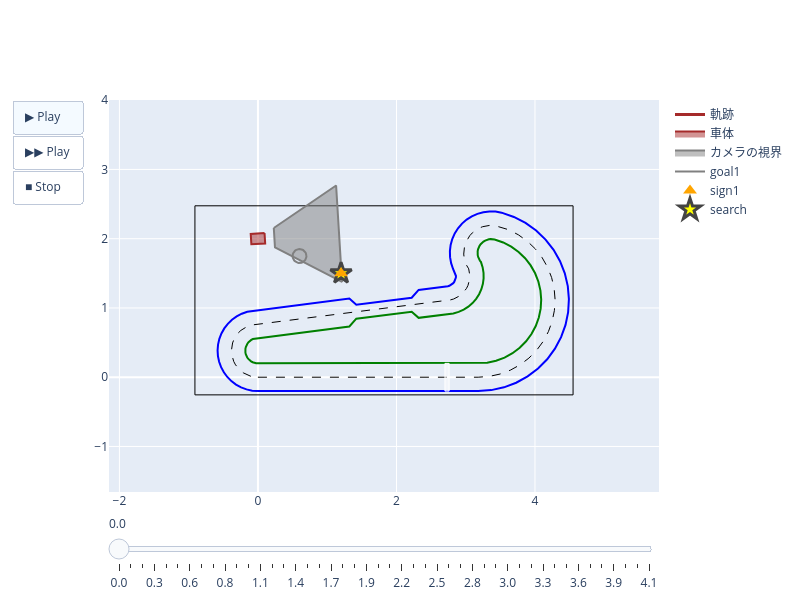

The cell this chart's notebook holds for it:
### Code cell
class Tutorial2(Tutorial2Base):
    @staticmethod
    def command_func(alive, *, move, rotate, search, wait, **kwargs):
        ######## ここから下に「標識の方を向く」プログラムを書こう
        pos = search()
        rotate(w=90.0, t=1.0)  # 書き方の例
        wait()
        ######## ここより上に「標識の方を向く」プログラムを書こう

        ######## ここから下に「標識までの半分の距離だけ前進する」プログラムを書こう
        pos = search()
        move(v=0.2, t=3.0)  # 書き方の例
        wait()
        ######## ここより上に「標識までの半分の距離だけ前進する」プログラムを書こう
        ######## プログラムを書いた後にセルを実行し結果を確認しよう


start(Tutorial2())

### Figure 1 — Plotly figure (JSON) as saved in the notebook; plotly's stock layout.template omitted (floating-point values rounded to 4 significant figures)
{"data": [{"fill": "none", "line": {"color": "black", "dash": "dash", "width": 1}, "mode": "lines", "name": "lane_center", "showlegend": false, "type": "scatter", "x": [0.0, 3.18, 3.339, 3.495, 3.645, 3.785, 3.912, 4.024, 4.119, 4.194, 4.248, 4.281, 4.29, 4.276, 4.24, 4.182, 4.103, 4.005, 3.89, 3.76, 3.618, 3.467, 3.411, 3.354, 3.298, 3.242, 3.19, 3.141, 3.097, 3.058, 3.026, 3.001, 2.983, 2.973, 2.971, 2.977, 2.992, 3.014, 3.043, 3.054, 3.059, 3.057, 3.048, 3.033, 3.011, 2.983, 2.95, 2.912, 2.871, 2.826, 2.778, 2.73, -0.04749, -0.1014, -0.1532, -0.2019, -0.2464, -0.2858, -0.3193, -0.3463, -0.3661, -0.3784, -0.3829, -0.3795, -0.3682, -0.3494, -0.3234, -0.2907, -0.252, -0.2081, -0.16, -0.1085, -0.05482, -1.172e-16], "y": [0.0, 3.894e-16, 0.01149, 0.04571, 0.102, 0.1791, 0.2755, 0.3891, 0.5177, 0.6585, 0.8087, 0.9651, 1.125, 1.284, 1.439, 1.588, 1.727, 1.853, 1.963, 2.056, 2.13, 2.182, 2.192, 2.194, 2.187, 2.173, 2.151, 2.121, 2.085, 2.044, 1.997, 1.946, 1.891, 1.835, 1.778, 1.722, 1.667, 1.614, 1.565, 1.517, 1.469, 1.42, 1.372, 1.325, 1.282, 1.241, 1.205, 1.174, 1.149, 1.129, 1.116, 1.11, 0.7628, 0.7521, 0.7338, 0.7082, 0.676, 0.6377, 0.5941, 0.5462, 0.4949, 0.4414, 0.3866, 0.3317, 0.2779, 0.2263, 0.1779, 0.1337, 0.09463, 0.06152, 0.03503, 0.0157, 0.00395, 5e-06]}, {"fill": "none", "line": {"color": "green", "dash": "solid", "width": 2}, "mode": "lines", "name": "lane_inner", "showlegend": false, "type": "scatter", "x": [-2.449e-17, 3.18, 3.18, 3.31, 3.438, 3.561, 3.675, 3.78, 3.872, 3.949, 4.011, 4.056, 4.082, 4.09, 4.079, 4.049, 4.002, 3.937, 3.857, 3.763, 3.657, 3.541, 3.418, 3.418, 3.39, 3.362, 3.334, 3.307, 3.281, 3.257, 3.235, 3.216, 3.2, 3.187, 3.178, 3.172, 3.171, 3.173, 3.18, 3.19, 3.203, 3.22, 3.22, 3.244, 3.257, 3.258, 3.248, 3.226, 3.193, 3.151, 3.098, 3.038, 2.971, 2.898, 2.821, 2.742, 2.755, 2.32, 2.22, 1.42, 1.32, -0.02269, -0.02268, -0.04843, -0.07319, -0.09643, -0.1177, -0.1365, -0.1525, -0.1654, -0.1749, -0.1807, -0.1829, -0.1812, -0.1759, -0.1669, -0.1545, -0.1388, -0.1204, -0.09942, -0.07641, -0.05183, -0.02619, -8.049e-17, -2.449e-17], "y": [0.2, 0.2, 0.2, 0.2094, 0.2374, 0.2835, 0.3466, 0.4255, 0.5185, 0.6238, 0.7391, 0.8621, 0.9902, 1.121, 1.251, 1.379, 1.5, 1.614, 1.718, 1.809, 1.885, 1.945, 1.988, 1.988, 1.993, 1.994, 1.991, 1.983, 1.973, 1.958, 1.941, 1.92, 1.897, 1.872, 1.846, 1.818, 1.79, 1.762, 1.735, 1.709, 1.684, 1.662, 1.662, 1.586, 1.507, 1.427, 1.348, 1.271, 1.198, 1.131, 1.071, 1.018, 0.9755, 0.9427, 0.9209, 0.9104, 0.9116, 0.8572, 0.9455, 0.8455, 0.7322, 0.5644, 0.5644, 0.5592, 0.5505, 0.5383, 0.5229, 0.5046, 0.4838, 0.4609, 0.4364, 0.4108, 0.3847, 0.3585, 0.3328, 0.3081, 0.285, 0.2639, 0.2452, 0.2294, 0.2167, 0.2075, 0.2019, 0.2, 0.2]}, {"fill": "none", "line": {"color": "blue", "dash": "solid", "width": 2}, "mode": "lines", "name": "lane_outer", "showlegend": false, "type": "scatter", "x": [2.449e-17, 3.18, 3.18, 3.368, 3.552, 3.729, 3.894, 4.044, 4.176, 4.288, 4.377, 4.441, 4.479, 4.49, 4.474, 4.431, 4.362, 4.269, 4.153, 4.017, 3.863, 3.696, 3.517, 3.517, 3.43, 3.342, 3.254, 3.169, 3.088, 3.013, 2.946, 2.889, 2.841, 2.806, 2.782, 2.772, 2.774, 2.789, 2.817, 2.857, 2.857, 2.859, 2.858, 2.853, 2.845, 2.834, 2.82, 2.803, 2.784, 2.764, 2.742, 2.742, 2.32, 2.22, 1.42, 1.32, -0.0723, -0.0723, -0.1544, -0.2333, -0.3073, -0.3751, -0.4351, -0.4862, -0.5272, -0.5574, -0.576, -0.5829, -0.5777, -0.5606, -0.5319, -0.4923, -0.4425, -0.3836, -0.3169, -0.2435, -0.1652, -0.08346, -1.54e-16, 2.449e-17], "y": [-0.2, -0.2, -0.2, -0.1864, -0.146, -0.07956, 0.01153, 0.1254, 0.2596, 0.4115, 0.5778, 0.7552, 0.9399, 1.128, 1.316, 1.5, 1.675, 1.839, 1.988, 2.118, 2.228, 2.314, 2.376, 2.376, 2.391, 2.393, 2.383, 2.359, 2.323, 2.276, 2.218, 2.151, 2.076, 1.995, 1.91, 1.822, 1.734, 1.647, 1.563, 1.484, 1.484, 1.461, 1.439, 1.417, 1.395, 1.376, 1.358, 1.342, 1.33, 1.32, 1.313, 1.313, 1.26, 1.147, 1.047, 1.135, 0.9613, 0.9613, 0.945, 0.9171, 0.8782, 0.8291, 0.7708, 0.7045, 0.6315, 0.5535, 0.4719, 0.3885, 0.305, 0.2231, 0.1445, 0.07078, 0.003508, -0.05594, -0.1064, -0.1467, -0.1761, -0.194, -0.2, -0.2]}, {"fill": "none", "line": {"color": "black", "dash": "solid", "width": 1}, "mode": "lines", "name": "rim", "showlegend": false, "type": "scatter", "x": [-0.91, 4.55, 4.55, -0.91, -0.91], "y": [-0.255, -0.255, 2.475, 2.475, -0.255]}, {"fill": "toself", "line": {"color": "white", "dash": "solid", "width": 1}, "mode": "lines", "name": "start", "showlegend": false, "type": "scatter", "x": [2.7, 2.76, 2.76, 2.7, 2.7], "y": [-0.2, -0.2, 0.2, 0.2, -0.2]}, {"legendrank": 2, "line": {"color": "brown", "width": 3}, "mode": "lines", "name": "軌跡", "type": "scatter", "x": [0], "y": [2]}, {"legendrank": 1, "mode": "lines", "name": "予測軌跡", "type": "scatter", "x": [], "y": []}, {"fill": "toself", "legendrank": 3, "line": {"color": "brown", "width": 2}, "mode": "lines", "name": "車体", "type": "scatter", "x": [0.09523, 0.1044, -0.09523, -0.1044, 0.09523], "y": [2.081, 1.931, 1.919, 2.069, 2.081]}, {"fill": "toself", "legendrank": 4, "line": {"color": "gray", "width": 2}, "mode": "lines", "name": "カメラの視界", "type": "scatter", "x": [0.2286, 1.129, 1.214, 0.2458, 0.2286], "y": [2.155, 2.768, 1.376, 1.874, 2.155]}, {"legendrank": 5, "line": {"color": "gray", "dash": "solid", "width": 2}, "mode": "lines", "name": "goal1", "type": "scatter", "x": [0.7, 0.699, 0.6959, 0.691, 0.6841, 0.6756, 0.6655, 0.6541, 0.6415, 0.6282, 0.6142, 0.6, 0.5858, 0.5718, 0.5585, 0.5459, 0.5345, 0.5244, 0.5159, 0.509, 0.5041, 0.501, 0.5, 0.501, 0.5041, 0.509, 0.5159, 0.5244, 0.5345, 0.5459, 0.5585, 0.5718, 0.5858, 0.6, 0.6142, 0.6282, 0.6415, 0.6541, 0.6655, 0.6756, 0.6841, 0.691, 0.6959, 0.699, 0.7], "y": [1.75, 1.764, 1.778, 1.792, 1.804, 1.815, 1.826, 1.834, 1.841, 1.846, 1.849, 1.85, 1.849, 1.846, 1.841, 1.834, 1.826, 1.815, 1.804, 1.792, 1.778, 1.764, 1.75, 1.736, 1.722, 1.708, 1.696, 1.685, 1.674, 1.666, 1.659, 1.654, 1.651, 1.65, 1.651, 1.654, 1.659, 1.666, 1.674, 1.685, 1.696, 1.708, 1.722, 1.736, 1.75]}, {"legendrank": 7, "marker": {"color": "yellow", "line": {"width": 3}, "size": 16, "symbol": "star"}, "mode": "markers", "name": "search", "type": "scatter", "x": [1.2], "y": [1.5]}, {"legendrank": 8, "marker": {"color": "yellow", "line": {"width": 1}, "size": 16, "symbol": "star"}, "mode": "markers", "name": "search_all", "type": "scatter", "x": [], "y": []}, {"legendrank": 6, "marker": {"color": "orange", "size": 12, "symbol": "triangle-up"}, "mode": "markers", "name": "sign1", "type": "scatter", "x": [1.2], "y": [1.5]}], "layout": {"height": 600, "sliders": [{"steps": [{"args": [["0"], {"frame": {"duration": 0, "redraw": true}, "mode": "immediate"}], "label": "0.0", "method": "animate"}, {"args": [["1"], {"frame": {"duration": 0, "redraw": true}, "mode": "immediate"}], "label": "0.1", "method": "animate"}, {"args": [["2"], {"frame": {"duration": 0, "redraw": true}, "mode": "immediate"}], "label": "0.2", "method": "animate"}, {"args": [["3"], {"frame": {"duration": 0, "redraw": true}, "mode": "immediate"}], "label": "0.3", "method": "animate"}, {"args": [["4"], {"frame": {"duration": 0, "redraw": true}, "mode": "immediate"}], "label": "0.4", "method": "animate"}, {"args": [["5"], {"frame": {"duration": 0, "redraw": true}, "mode": "immediate"}], "label": "0.5", "method": "animate"}, {"args": [["6"], {"frame": {"duration": 0, "redraw": true}, "mode": "immediate"}], "label": "0.6", "method": "animate"}, {"args": [["7"], {"frame": {"duration": 0, "redraw": true}, "mode": "immediate"}], "label": "0.6", "method": "animate"}, {"args": [["8"], {"frame": {"duration": 0, "redraw": true}, "mode": "immediate"}], "label": "0.7", "method": "animate"}, {"args": [["9"], {"frame": {"duration": 0, "redraw": true}, "mode": "immediate"}], "label": "0.8", "method": "animate"}, {"args": [["10"], {"frame": {"duration": 0, "redraw": true}, "mode": "immediate"}], "label": "0.9", "method": "animate"}, {"args": [["11"], {"frame": {"duration": 0, "redraw": true}, "mode": "immediate"}], "label": "1.0", "method": "animate"}, {"args": [["12"], {"frame": {"duration": 0, "redraw": true}, "mode": "immediate"}], "label": "1.1", "method": "animate"}, {"args": [["13"], {"frame": {"duration": 0, "redraw": true}, "mode": "immediate"}], "label": "1.2", "method": "animate"}, {"args": [["14"], {"frame": {"duration": 0, "redraw": true}, "mode": "immediate"}], "label": "1.3", "method": "animate"}, {"args": [["15"], {"frame": {"duration": 0, "redraw": true}, "mode": "immediate"}], "label": "1.4", "method": "animate"}, {"args": [["16"], {"frame": {"duration": 0, "redraw": true}, "mode": "immediate"}], "label": "1.5", "method": "animate"}, {"args": [["17"], {"frame": {"duration": 0, "redraw": true}, "mode": "immediate"}], "label": "1.6", "method": "animate"}, {"args": [["18"], {"frame": {"duration": 0, "redraw": true}, "mode": "immediate"}], "label": "1.7", "method": "animate"}, {"args": [["19"], {"frame": {"duration": 0, "redraw": true}, "mode": "immediate"}], "label": "1.8", "method": "animate"}, {"args": [["20"], {"frame": {"duration": 0, "redraw": true}, "mode": "immediate"}], "label": "1.8", "method": "animate"}, {"args": [["21"], {"frame": {"duration": 0, "redraw": true}, "mode": "immediate"}], "label": "1.9", "method": "animate"}, {"args": [["22"], {"frame": {"duration": 0, "redraw": true}, "mode": "immediate"}], "label": "2.0", "method": "animate"}, {"args": [["23"], {"frame": {"duration": 0, "redraw": true}, "mode": "immediate"}], "label": "2.1", "method": "animate"}, {"args": [["24"], {"frame": {"duration": 0, "redraw": true}, "mode": "immediate"}], "label": "2.2", "method": "animate"}, {"args": [["25"], {"frame": {"duration": 0, "redraw": true}, "mode": "immediate"}], "label": "2.3", "method": "animate"}, {"args": [["26"], {"frame": {"duration": 0, "redraw": true}, "mode": "immediate"}], "label": "2.4", "method": "animate"}, {"args": [["27"], {"frame": {"duration": 0, "redraw": true}, "mode": "immediate"}], "label": "2.5", "method": "animate"}, {"args": [["28"], {"frame": {"duration": 0, "redraw": true}, "mode": "immediate"}], "label": "2.6", "method": "animate"}, {"args": [["29"], {"frame": {"duration": 0, "redraw": true}, "mode": "immediate"}], "label": "2.7", "method": "animate"}, {"args": [["30"], {"frame": {"duration": 0, "redraw": true}, "mode": "immediate"}], "label": "2.8", "method": "animate"}, {"args": [["31"], {"frame": {"duration": 0, "redraw": true}, "mode": "immediate"}], "label": "2.9", "method": "animate"}, {"args": [["32"], {"frame": {"duration": 0, "redraw": true}, "mode": "immediate"}], "label": "2.9", "method": "animate"}, {"args": [["33"], {"frame": {"duration": 0, "redraw": true}, "mode": "immediate"}], "label": "3.0", "method": "animate"}, {"args": [["34"], {"frame": {"duration": 0, "redraw": true}, "mode": "immediate"}], "label": "3.1", "method": "animate"}, {"args": [["35"], {"frame": {"duration": 0, "redraw": true}, "mode": "immediate"}], "label": "3.2", "method": "animate"}, {"args": [["36"], {"frame": {"duration": 0, "redraw": true}, "mode": "immediate"}], "label": "3.3", "method": "animate"}, {"args": [["37"], {"frame": {"duration": 0, "redraw": true}, "mode": "immediate"}], "label": "3.4", "method": "animate"}, {"args": [["38"], {"frame": {"duration": 0, "redraw": true}, "mode": "immediate"}], "label": "3.5", "method": "animate"}, {"args": [["39"], {"frame": {"duration": 0, "redraw": true}, "mode": "immediate"}], "label": "3.6", "method": "animate"}, {"args": [["40"], {"frame": {"duration": 0, "redraw": true}, "mode": "immediate"}], "label": "3.7", "method": "animate"}, {"args": [["41"], {"frame": {"duration": 0, "redraw": true}, "mode": "immediate"}], "label": "3.8", "method": "animate"}, {"args": [["42"], {"frame": {"duration": 0, "redraw": true}, "mode": "immediate"}], "label": "3.9", "method": "animate"}, {"args": [["43"], {"frame": {"duration": 0, "redraw": true}, "mode": "immediate"}], "label": "4.0", "method": "animate"}, {"args": [["44"], {"frame": {"duration": 0, "redraw": true}, "mode": "immediate"}], "label": "4.1", "method": "animate"}, {"args": [["45"], {"frame": {"duration": 0, "redraw": true}, "mode": "immediate"}], "label": "4.1", "method": "animate"}]}], "updatemenus": [{"buttons": [{"args": [null, {"frame": {"duration": 92.18, "redraw": true}, "fromcurrent": true, "transition": {"duration": 0}}], "label": "▶ Play", "method": "animate"}, {"args": [null, {"frame": {"duration": 46.09, "redraw": true}, "fromcurrent": true, "transition": {"duration": 0}}], "label": "▶▶ Play", "method": "animate"}, {"args": [[null], {"frame": {"duration": 0}, "mode": "immediate"}], "label": "■ Stop", "method": "animate"}], "type": "buttons"}], "width": 800, "xaxis": {"range": [-1.01, 4.65], "scaleanchor": "y"}, "yaxis": {"range": [-1.657, 4.003]}}}
